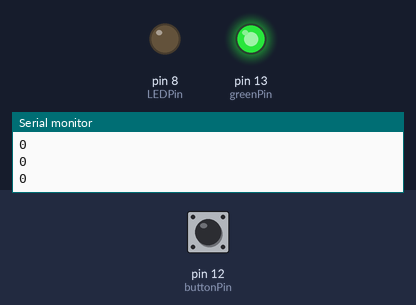
Bench run of a sketch on a simulated Arduino Uno, built with avr-gcc and run on an emulated ATmega328P. Shown: output pins drawn as LEDs (lit = HIGH), the last lines printed to the serial monitor. The test bench sets the inputs (shaded band); at power-on: pin 12 (buttonPin) LOW.

Above: at 1.3 s.
1.4 s: pin 12 (buttonPin) pulled HIGH for 0.3 s
At 1.87 s:
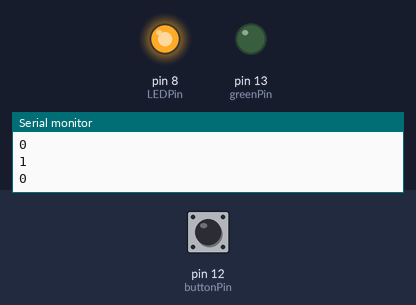
3.5 s: pin 12 (buttonPin) pulled HIGH for 3.2 s
At 7.4 s:
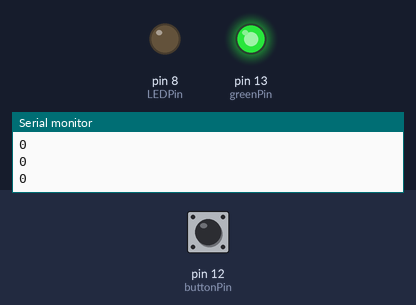
Timing chart, 0 to 8.9 s (numbered marks = the images above; inputs shaded):
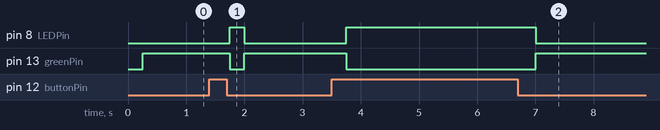

The sketch:

2-7_Pushbutton_Pull-Up_Pull-Down_Resistors.ino
```cpp
int LEDPin=8;
int buttonPin=12;
int greenPin=13;
int buttonRead;
int delayTime=250;
void setup() {
  // put your setup code here, to run once:
Serial.begin(9600);
pinMode(LEDPin, OUTPUT);
pinMode(buttonPin, INPUT);
pinMode(greenPin, OUTPUT);
}

void loop() {
  // put your main code here, to run repeatedly:
buttonRead=digitalRead(buttonPin);
Serial.println(buttonRead);
delay(delayTime);

if(buttonRead==1){
  digitalWrite(LEDPin, HIGH);
  digitalWrite(greenPin, LOW);
}
if(buttonRead==0){
  digitalWrite(greenPin, HIGH);
  digitalWrite(LEDPin, LOW);
}
}
```

Measured:
- after the input at 1.4 s, pin 8 (LEDPin): LOW → HIGH after 0.35 s, → LOW 0.25 s later; pin 13 (greenPin): HIGH → LOW after 0.35 s, → HIGH 0.25 s later
- after the input at 3.5 s, pin 8 (LEDPin): LOW → HIGH after 0.25 s, → LOW 3.3 s later; pin 13 (greenPin): HIGH → LOW after 0.25 s, → HIGH 3.3 s later
